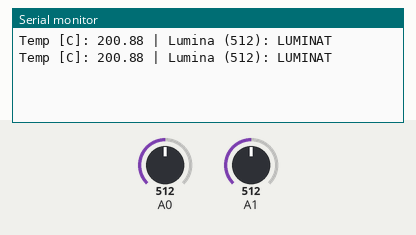
A sketch run on a simulated Arduino Uno, built with avr-gcc and run on an emulated ATmega328P. On the bench: the last lines printed to the serial monitor. Inputs (shaded band) come from the test bench; at power-on: A1 = 512, A0 = 512.

Above: at 1.2 s.
1.3 s: A1 set to 87
At 1.8 s:
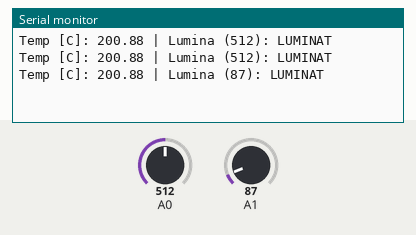
2.8 s: A1 set to 73
At 3.6 s:
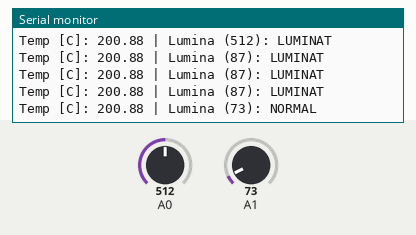
5.2 s: A1 set to 22
At 6.0 s:
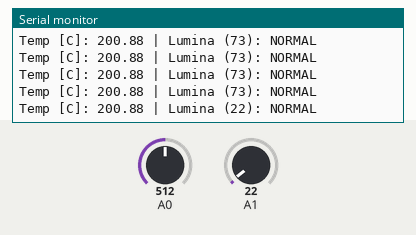
6.7 s: A1 set to 18
At 7.1 s:
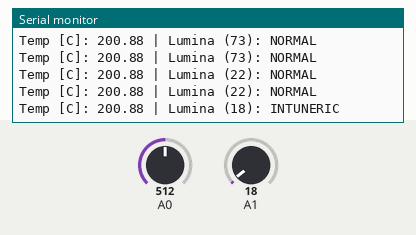

Measured:
- the behaviour switches between 80 and 79 on A1 (found by bisection; images 1 and 2)
- the behaviour switches between 20 and 19 on A1 (found by bisection; images 3 and 4)
- after the input at 1.3 s, the serial monitor: prints a new line at once (image 1)
- after the input at 2.8 s, the serial monitor: prints a new line after 0.32 s (image 2)
- after the input at 5.2 s, the serial monitor: prints a new line after 0.33 s (image 3)
- after the input at 6.7 s, the serial monitor: prints a new line at once (image 4)

The sketch:

proect_termo.ino
```cpp
// Parametrii pentru conversie
float resolutionADC = .0049;   // 5V / 1023
float resolutionSensor = .01;  // 10mV per grad (0.01V)

void setup() {
  Serial.begin(9600);
}

void loop() {
  // --- TEMPERATURA ---
  // Citim de pe pinul A0 (verifica daca acolo ai senzorul temp!)
  // Daca senzorul de temperatura e pe alt pin, schimba A0 cu A2 de exemplu
  float temp = readTempInCelsius(10, A0);

  Serial.print("Temp [C]: ");
  Serial.print(temp);

  // --- LUMINA ---
  // Citim de pe pinul A1
  int lightValue = analogRead(A1);

  Serial.print(" | Lumina (");
  Serial.print(lightValue); // Afisam si numarul ca sa vedem ce se intampla
  Serial.print("): ");

  // --- AICI SUNT NOILE VALORI CALIBRATE ---
  if (lightValue < 20) {
    // Daca valoarea scade sub 40 (cand acoperi senzorul)
    Serial.println("INTUNERIC");
  }
  else if (lightValue < 80) {
    // Daca e intre 40 si 80 (valorile tale de camera sunt 50-70)
    Serial.println("NORMAL");
  }
  else {
    // Daca e mai mare de 80 (cand pui lanterna)
    Serial.println("LUMINAT");
  }

  delay(500); // O mică pauză ca să poți citi datele
}

// Funcție pentru citirea temperaturii cu mediere
float readTempInCelsius(int count, int pin) {
  float sumTemp = 0;

  for (int i = 0; i < count; i++) {
    int reading = analogRead(pin);
    float voltage = reading * resolutionADC;
    float tempCelsius = (voltage - 0.5) / resolutionSensor;

    sumTemp = sumTemp + tempCelsius;
    delay(10);
  }

  return sumTemp / (float)count;
}
```
